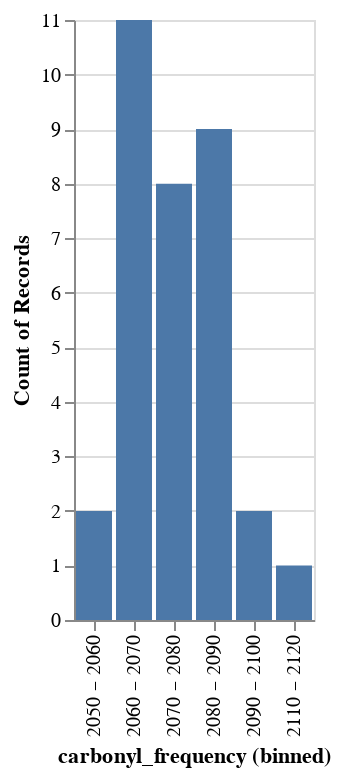

Notebook source saved alongside this figure:
### Code cell
alt.Chart(ligands).mark_bar().encode(
    alt.X('carbonyl_frequency', bin=True),
    y='count()',
)

### Figure 1 — Vega-Lite specification as saved in the notebook (floating-point values rounded to 4 significant figures)
{"config": {"view": {"continuousWidth": 300, "continuousHeight": 300}}, "data": {"name": "data-e2cefddb0326a011c13d200693fdaaec"}, "mark": {"type": "bar"}, "encoding": {"x": {"bin": true, "field": "carbonyl_frequency", "type": "nominal"}, "y": {"aggregate": "count", "type": "quantitative"}}, "$schema": "https://vega.github.io/schema/vega-lite/v5.17.0.json", "datasets": {"data-e2cefddb0326a011c13d200693fdaaec": [{"ligand": "PEt2Ph", "carbonyl_frequency": "2063.7", "cone_angle": "136", "type": "Other"}, {"ligand": "PMe2Ph", "carbonyl_frequency": "2065.3", "cone_angle": "122", "type": "Other"}, {"ligand": "PEtPh2", "carbonyl_frequency": "2066.7", "cone_angle": "140", "type": "Other"}, {"ligand": "PMePh2", "carbonyl_frequency": "2067.0", "cone_angle": "136", "type": "Other"}, {"ligand": "PHPh2", "carbonyl_frequency": "2073.3", "cone_angle": "128", "type": "Other"}, {"ligand": "P(OEt)2Ph", "carbonyl_frequency": "2074.2", "cone_angle": "116", "type": "Other"}, {"ligand": "PMe2CF3", "carbonyl_frequency": "2080.9", "cone_angle": "124", "type": "Other"}, {"ligand": "P(OEt)Ph2", "carbonyl_frequency": "2071.6", "cone_angle": "133", "type": "P(OR)3"}, {"ligand": "P(OMe)Ph2", "carbonyl_frequency": "2072.0", "cone_angle": "132", "type": "P(OR)3"}, {"ligand": "P(O-iPr)3", "carbonyl_frequency": "2075.9", "cone_angle": "130", "type": "P(OR)3"}, {"ligand": "P(OEt)3", "carbonyl_frequency": "2076.3", "cone_angle": "109", "type": "P(OR)3"}, {"ligand": "P(OCH2CH2Cl)3", "carbonyl_frequency": "2084.0", "cone_angle": "110", "type": "P(OR)3"}, {"ligand": "P(O-p-Tol)3", "carbonyl_frequency": "2084.1", "cone_angle": "128", "type": "P(OR)3"}, {"ligand": "P(O-o-Tol)3", "carbonyl_frequency": "2084.1", "cone_angle": "141", "type": "P(OR)3"}, {"ligand": "P(O-o-C6H4-iPr)3", "carbonyl_frequency": "2084.6", "cone_angle": "148", "type": "P(OR)3"}, {"ligand": "P(O-o-C6H4Ph)3", "carbonyl_frequency": "2085.0", "cone_angle": "152", "type": "P(OR)3"}, {"ligand": "P(OPh)3", "carbonyl_frequency": "2085.3", "cone_angle": "128", "type": "P(OR)3"}, {"ligand": "P(O-o-C6H4-tBu)3", "carbonyl_frequency": "2086.1", "cone_angle": "175", "type": "P(OR)3"}, {"ligand": "P(t-Bu)3", "carbonyl_frequency": "2056.1", "cone_angle": "182", "type": "PR3"}, {"ligand": "P(i-Pr)3", "carbonyl_frequency": "2059.2", "cone_angle": "160", "type": "PR3"}, {"ligand": "PBu3", "carbonyl_frequency": "2060.3", "cone_angle": "132", "type": "PR3"}, {"ligand": "PEt3", "carbonyl_frequency": "2061.7", "cone_angle": "132", "type": "PR3"}, {"ligand": "PMe3", "carbonyl_frequency": "2064.1", "cone_angle": "118", "type": "PR3"}, {"ligand": "P(o-Tol)3", "carbonyl_frequency": "2066.6", "cone_angle": "194", "type": "PR3"}, {"ligand": "P(p-Tol)3", "carbonyl_frequency": "2066.7", "cone_angle": "145", "type": "PR3"}, {"ligand": "PPh3", "carbonyl_frequency": "2068.9", "cone_angle": "145", "type": "PR3"}, {"ligand": "P(m-C6H4F)3", "carbonyl_frequency": "2074.1", "cone_angle": "145", "type": "PR3"}, {"ligand": "P(CH2CH2CN)3", "carbonyl_frequency": "2077.9", "cone_angle": "132", "type": "PR3"}, {"ligand": "P(C6F5)3", "carbonyl_frequency": "2090.9", "cone_angle": "184", "type": "PR3"}, {"ligand": "P(NMe2)3", "carbonyl_frequency": "2061.9", "cone_angle": "157", "type": "PX3"}, {"ligand": "PH3", "carbonyl_frequency": "2083.2", "cone_angle": "87", "type": "PX3"}, {"ligand": "PCl3", "carbonyl_frequency": "2097.0", "cone_angle": "124", "type": "PX3"}, {"ligand": "PF3", "carbonyl_frequency": "2110.8", "cone_angle": "104", "type": "PX3"}]}}
